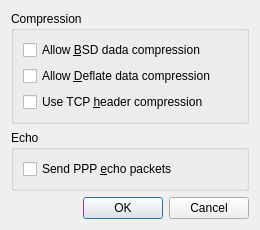
<?xml version="1.0" encoding="UTF-8"?>
<ui version="4.0">
 <class>AdvancedSettingsDialog</class>
 <widget class="QDialog" name="AdvancedSettingsDialog">
  <property name="geometry">
   <rect>
    <x>0</x>
    <y>0</y>
    <width>260</width>
    <height>221</height>
   </rect>
  </property>
  <property name="windowTitle">
   <string>Advanced Settings</string>
  </property>
  <property name="windowIcon">
   <iconset resource="../../resources/L2tpIPsecVpn.qrc">
    <normaloff>:/images/configure.png</normaloff>:/images/configure.png</iconset>
  </property>
  <layout class="QVBoxLayout" name="m_pDialogLayout">
   <item>
    <widget class="QGroupBox" name="m_pCompressionGroupBox">
     <property name="title">
      <string>Compression</string>
     </property>
     <layout class="QVBoxLayout" name="m_pCompressionLayout">
      <item>
       <widget class="QCheckBox" name="m_pAllowBSDCompressionCheckBox">
        <property name="text">
         <string>Allow &amp;BSD dada compression</string>
        </property>
       </widget>
      </item>
      <item>
       <widget class="QCheckBox" name="m_pAllowDeflateCompressionCheckBox">
        <property name="text">
         <string>Allow &amp;Deflate data compression</string>
        </property>
       </widget>
      </item>
      <item>
       <widget class="QCheckBox" name="m_pUseTCPHeaderCompressionCheckBox">
        <property name="text">
         <string>Use TCP &amp;header compression</string>
        </property>
       </widget>
      </item>
     </layout>
    </widget>
   </item>
   <item>
    <widget class="QGroupBox" name="m_pEchoGroupBox">
     <property name="title">
      <string>Echo</string>
     </property>
     <layout class="QVBoxLayout" name="m_pEchoLayout">
      <item>
       <widget class="QCheckBox" name="m_pSendEchoCheckBox">
        <property name="text">
         <string>Send PPP &amp;echo packets</string>
        </property>
       </widget>
      </item>
     </layout>
    </widget>
   </item>
   <item>
    <widget class="QDialogButtonBox" name="m_pButtonBox">
     <property name="orientation">
      <enum>Qt::Horizontal</enum>
     </property>
     <property name="standardButtons">
      <set>QDialogButtonBox::Cancel|QDialogButtonBox::Ok</set>
     </property>
    </widget>
   </item>
  </layout>
 </widget>
 <tabstops>
  <tabstop>m_pAllowBSDCompressionCheckBox</tabstop>
  <tabstop>m_pAllowDeflateCompressionCheckBox</tabstop>
  <tabstop>m_pUseTCPHeaderCompressionCheckBox</tabstop>
  <tabstop>m_pSendEchoCheckBox</tabstop>
  <tabstop>m_pButtonBox</tabstop>
 </tabstops>
 <resources>
  <include location="../../resources/L2tpIPsecVpn.qrc"/>
 </resources>
 <connections>
  <connection>
   <sender>m_pButtonBox</sender>
   <signal>accepted()</signal>
   <receiver>AdvancedSettingsDialog</receiver>
   <slot>accept()</slot>
   <hints>
    <hint type="sourcelabel">
     <x>248</x>
     <y>254</y>
    </hint>
    <hint type="destinationlabel">
     <x>157</x>
     <y>274</y>
    </hint>
   </hints>
  </connection>
  <connection>
   <sender>m_pButtonBox</sender>
   <signal>rejected()</signal>
   <receiver>AdvancedSettingsDialog</receiver>
   <slot>reject()</slot>
   <hints>
    <hint type="sourcelabel">
     <x>316</x>
     <y>260</y>
    </hint>
    <hint type="destinationlabel">
     <x>286</x>
     <y>274</y>
    </hint>
   </hints>
  </connection>
 </connections>
</ui>
